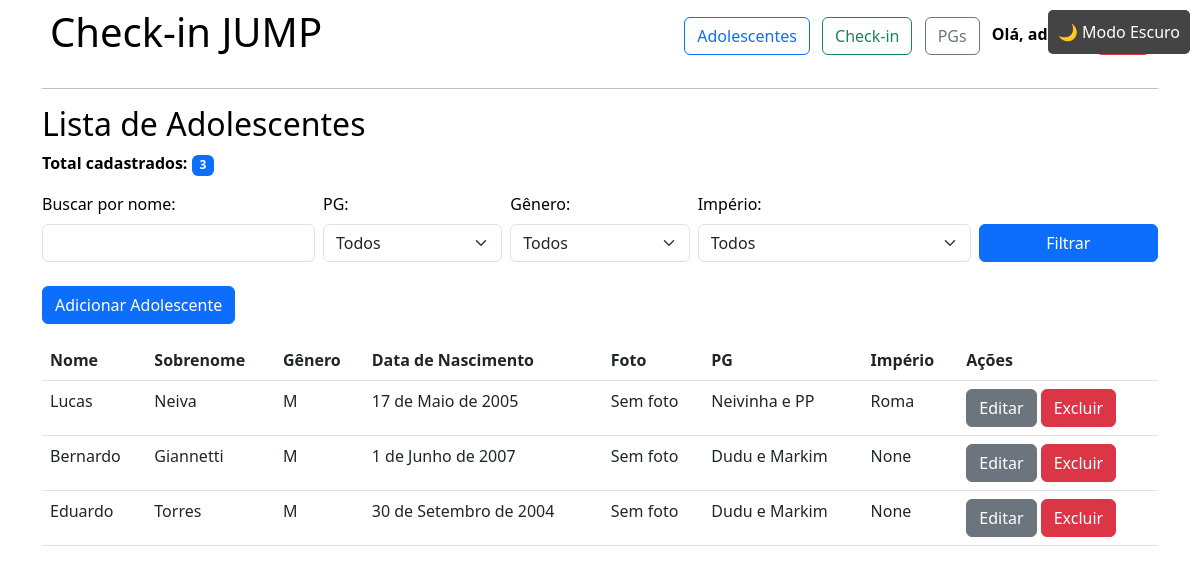
The page /adolescentes/ (signed in) on the database as committed earlier.
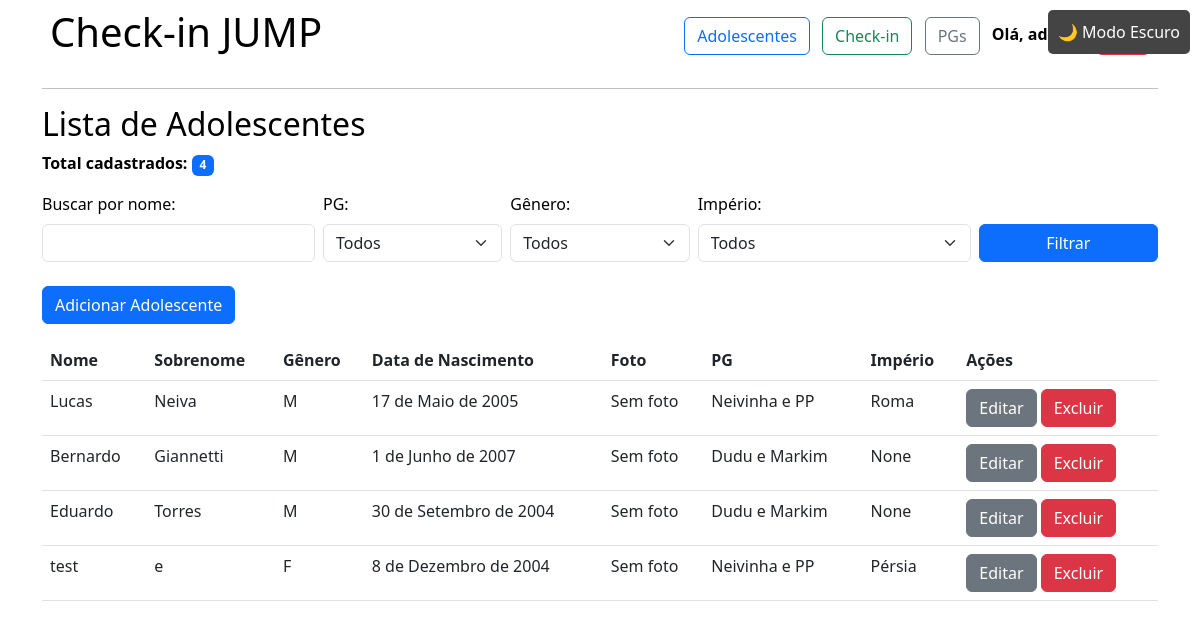
The same page on the database as committed later.
### adolescentes/models.py (models this page shows, shortened)
class Adolescente(models.Model):
    nome = models.CharField(max_length=100)
    sobrenome = models.CharField(max_length=100)
    foto = models.ImageField(upload_to='fotos/', blank=True, null=True)
    data_nascimento = models.DateField()
    GENERO_CHOICES = [
        ("M", "Masculino"),
        ("F", "Feminino"),
    ]
    genero = models.CharField(max_length=1, choices=GENERO_CHOICES, blank=True, null=False)
    pg = models.ForeignKey(PequenoGrupo, on_delete=models.SET_NULL, blank=True, null=True, related_name='adolescentes')
    imperio = models.ForeignKey(Imperio, on_delete=models.SET_NULL, null=True, blank=True)
    data_inicio = models.DateField(blank=True, null=True)
    def ultimas_presencas(self):
        return self.presenca_set.order_by('-dia__data')[:5]

class PequenoGrupo(models.Model):
    nome = models.CharField(max_length=100)
    lider = models.CharField(max_length=100, blank=True, null=True)
    def __str__(self):
        return self.nome

class Imperio(models.Model):
    nome = models.CharField(max_length=100, unique=True)
    def __str__(self):
        return self.nome

### adolescentes/views.py (the view)
# urls.py: path("adolescentes/", listar_adolescentes, name="listar_adolescentes"),
@login_required
def listar_adolescentes(request):
    busca = request.GET.get('busca', '')
    pg_id = request.GET.get('pg')
    genero = request.GET.get('genero')
    imperio_id = request.GET.get('imperio')
    adolescentes = Adolescente.objects.all()
    if busca:
        adolescentes = adolescentes.filter(nome__icontains=busca)
    if pg_id:
        adolescentes = adolescentes.filter(pg__id=pg_id)
    if genero:
        adolescentes = adolescentes.filter(genero=genero)
    if imperio_id:
        adolescentes = adolescentes.filter(imperio__id=imperio_id)
    total_adolescentes = adolescentes.count()
    pgs = PequenoGrupo.objects.all()
    imperios = Imperio.objects.all()
    adolescentes = adolescentes.prefetch_related(
        Prefetch('presenca_set', queryset=Presenca.objects.select_related('dia').order_by('-dia__data'))
    )
    return render(request, 'adolescentes/listar.html', {
        'adolescentes': adolescentes,
        'total_adolescentes': total_adolescentes,
        'pgs': pgs,
        'imperios': imperios,
        'busca': busca,
        'pg_selecionado': pg_id,
        'genero_selecionado': genero,
        'imperio_selecionado': imperio_id
    })

### adolescentes/templates/adolescentes/listar.html (shortened to what this page needs)
{% extends 'adolescentes/base.html' %}
{% block content %}
<h2>Lista de Adolescentes</h2>
<p class="mt-2">
  <strong>Total cadastrados:</strong>
  <span class="badge bg-primary">{{ total_adolescentes }}</span>
</p>
<form method="get" id="filtroForm" class="mb-4">
  <div class="row g-2 align-items-end">
    <div class="col-md-3">
      <label for="busca" class="form-label">Buscar por nome:</label>
      <input type="text" name="busca" id="buscaInput" class="form-control" value="{{ request.GET.busca }}">
    </div>
    <div class="col-md-2">
      <label for="pg" class="form-label">PG:</label>
      <select name="pg" id="pg" class="form-select">
        <option value="">Todos</option>
      </select>
    </div>
    <div class="col-md-2">
      <label for="genero" class="form-label">Gênero:</label>
      <select name="genero" id="genero" class="form-select">
        <option value="">Todos</option>
      </select>
    </div>
    <div class="col-md-3">
      <label for="imperio" class="form-label">Império:</label>
      <select name="imperio" id="imperio" class="form-select">
        <option value="">Todos</option>
      </select>
    </div>
    <div class="col-md-2">
      <button type="submit" class="btn btn-primary w-100">Filtrar</button>
    </div>
  </div>
</form>
<div class="text-start mt-3">
    <a href="{% url 'criar_adolescente' %}" class="btn btn-primary">Adicionar Adolescente</a>
  </div>
<table class="table mt-3">
  <thead>
    <tr>
      <th>Nome</th>
      <th>Sobrenome</th>
      <th>Gênero</th>
      <th>Data de Nascimento</th>
      <th>Foto</th>
      <th>PG</th>
      <th>Império</th>
      <th>Ações</th>
    </tr>
  </thead>
  <tbody>
    {% for adolescente in adolescentes %}
    <tr>
      <td>
        <span style="cursor: pointer; color: inherit;" data-bs-toggle="modal" data-bs-target="#modal{{ adolescente.id }}">
          {{ adolescente.nome }}
        </span>
      </td>
      <td>{{ adolescente.sobrenome }}</td>
      <td>{{ adolescente.genero }}</td>
      <td>{{ adolescente.data_nascimento }}</td>
      <td>
        {% if adolescente.foto %}
          <img src="{{ adolescente.foto.url }}" width="70" style="cursor:pointer;" data-bs-toggle="modal" data-bs-target="#modalFoto{{ adolescente.id }}">
          <div class="modal fade" id="modalFoto{{ adolescente.id }}" tabindex="-1" aria-labelledby="modalFotoLabel{{ adolescente.id }}" aria-hidden="true">
            <div class="modal-dialog modal-dialog-centered modal-lg">
              <div class="modal-content">
                <div class="modal-header">
                  <h5 class="modal-title" id="modalFotoLabel{{ adolescente.id }}">Foto de {{ adolescente.nome }} {{ adolescente.sobrenome }}</h5>
                  <button type="button" class="btn-close" data-bs-dismiss="modal" aria-label="Fechar"></button>
                </div>
                <div class="modal-body d-flex justify-content-center">
                  <img src="{{ adolescente.foto.url }}" alt="Foto de {{ adolescente.nome }}" class="img-fluid">
                </div>
              </div>
            </div>
          </div>
        {% else %}
          Sem foto
        {% endif %}
      </td>
      <td>{{ adolescente.pg }}</td>
      <td>{{ adolescente.imperio }}</td>
      <td>
        <a href="{% url 'editar_adolescente' adolescente.id %}" class="btn btn-secondary">Editar</a>
        <a href="{% url 'excluir_adolescente' adolescente.id %}" class="btn btn-danger">Excluir</a>
      </td>
    </tr>
    {% endfor %}
  </tbody>
</table>
{% endblock %}

Rows that differ between the two databases and show on the page:
added Adolescente: nome "test", sobrenome "e", genero "F", data_nascimento "8 de Dezembro de 2004", foto "Sem foto", pg "Neivinha e PP", imperio "Pérsia"
Other text that changed with them:
{{ total_adolescentes }}: "3" → "4"
